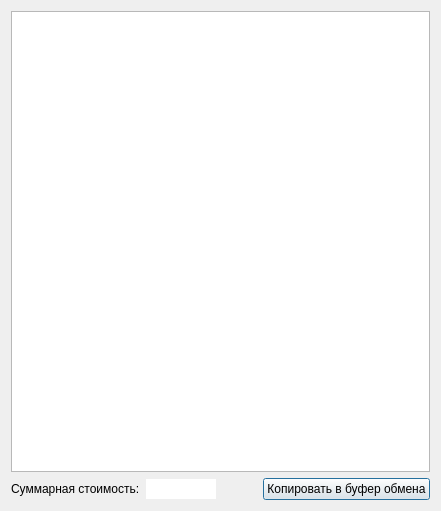
<ui version="4.0" >
 <class>DefichitPriceDialog</class>
 <widget class="QDialog" name="DefichitPriceDialog" >
  <property name="geometry" >
   <rect>
    <x>0</x>
    <y>0</y>
    <width>441</width>
    <height>511</height>
   </rect>
  </property>
  <property name="windowTitle" >
   <string>Dialog</string>
  </property>
  <layout class="QVBoxLayout" name="verticalLayout" >
   <item>
    <widget class="QTableWidget" name="tw" />
   </item>
   <item>
    <layout class="QHBoxLayout" name="horizontalLayout" >
     <item>
      <widget class="QLabel" name="label" >
       <property name="text" >
        <string>Суммарная стоимость:</string>
       </property>
      </widget>
     </item>
     <item>
      <widget class="QLineEdit" name="le" >
       <property name="maximumSize" >
        <size>
         <width>70</width>
         <height>16777215</height>
        </size>
       </property>
       <property name="frame" >
        <bool>false</bool>
       </property>
       <property name="readOnly" >
        <bool>true</bool>
       </property>
      </widget>
     </item>
     <item>
      <spacer name="horizontalSpacer" >
       <property name="orientation" >
        <enum>Qt::Horizontal</enum>
       </property>
       <property name="sizeHint" stdset="0" >
        <size>
         <width>40</width>
         <height>20</height>
        </size>
       </property>
      </spacer>
     </item>
     <item>
      <widget class="QPushButton" name="pb_copy" >
       <property name="text" >
        <string>Копировать в буфер обмена</string>
       </property>
      </widget>
     </item>
    </layout>
   </item>
  </layout>
 </widget>
 <resources/>
 <connections/>
</ui>
